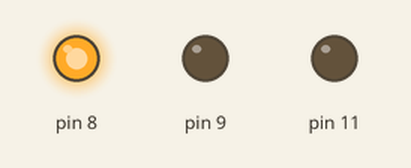
This sketch was run on a simulated Arduino Uno, built with avr-gcc and run on an emulated ATmega328P. On the bench: output pins drawn as LEDs (lit = HIGH).

Above: at 1.5 s.
At 7.7 s:
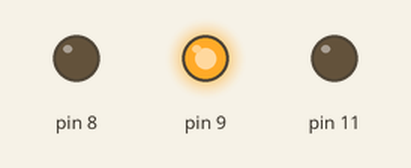
At 11.7 s:
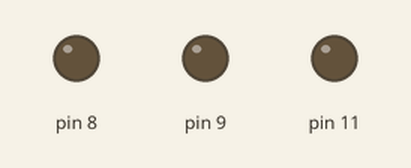
At 15.5 s:
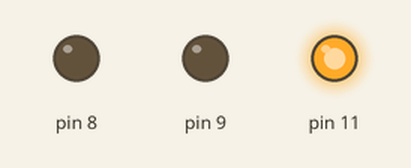
Timing chart, 0 to 22.1 s (numbered marks = the images above):
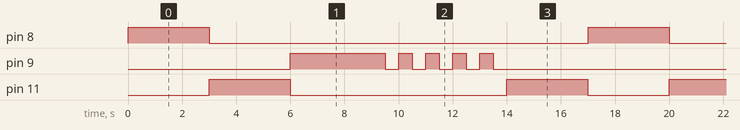

The sketch:

sketch.ino
```cpp
#include <TaskScheduler.h>

const int RED_TIME = 3000;
const int YELLOW_TIME = 3000;
const int GREEN_TIME = 3000;
const int GREEN_BLINK = 5000;
const int GREEN_BLINK_INTERVAL = 500;

bool redOE();
void redOD();

bool yellowOE();
void yellowOD();

bool greenOE();
void greenOD();

bool greenBlinkOE();
void greenBlinkCB();
void greenBlinkOD();

Scheduler ts;

Task red(RED_TIME, TASK_ONCE, NULL, &ts, false, &redOE, &redOD);
Task yellow(YELLOW_TIME, TASK_ONCE, NULL, &ts, false, &yellowOE, &yellowOD);
Task green(GREEN_TIME, TASK_ONCE, NULL, &ts, false, &greenOE, &greenOD);
Task greenBlink(GREEN_BLINK_INTERVAL, GREEN_BLINK / GREEN_BLINK_INTERVAL, &greenBlinkCB, &ts, false, &greenBlinkOE, &greenBlinkOD);

bool redToGreen = true;

void setup() {
  pinMode(8, OUTPUT);
  pinMode(11, OUTPUT);
  pinMode(9, OUTPUT);

  redToGreen = true;
  red.restartDelayed();
}

void loop() {
  ts.execute();
}

bool redOE() {
  digitalWrite(8, HIGH);
  redToGreen = true;
  return true;
}

void redOD() {
  digitalWrite(8, LOW);
  yellow.restartDelayed();
}

bool yellowOE() {
  digitalWrite(11, HIGH);
  return true;
}

void yellowOD() {
  digitalWrite(11, LOW);
  if (redToGreen) {
    green.restartDelayed();
  }
  else {
    red.restartDelayed();
  }
}


bool greenOE() {
  digitalWrite(9, HIGH);
  return true;
}

void greenOD() {
  digitalWrite(9, LOW);
  greenBlink.restartDelayed();
}

bool greenState;
bool greenBlinkOE() {
  digitalWrite(9, HIGH);
  greenState = true;
  return true;
}

void greenBlinkCB()  {
  greenState = !greenState;
  digitalWrite(9, greenState ? HIGH : LOW);
}

void greenBlinkOD() {
  digitalWrite(9, LOW);
  yellow.restartDelayed();
  redToGreen = false;
}
```

Measured:
- by itself, pin 8: alternates HIGH for 3.0 s and LOW for 14.0 s
- by itself, pin 9: repeats every 17.0 s: 4 × (LOW 0.50 s, HIGH 0.50 s), LOW 9.5 s, HIGH 3.5 s
- by itself, pin 11: repeats every 17.0 s: LOW 8.0 s, HIGH 3.0 s, LOW 3.0 s, HIGH 3.0 s
